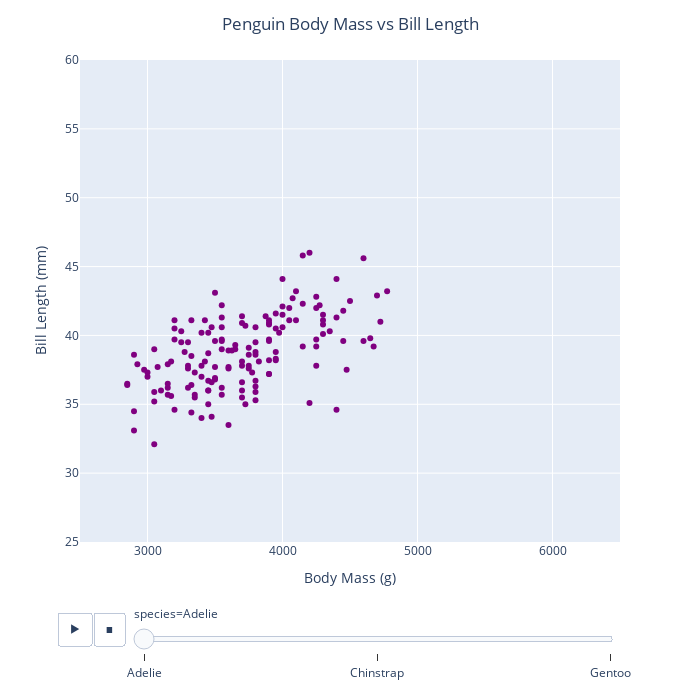

Notebook code for this chart:
### Code cell
from curses import COLOR_GREEN


fig = px.scatter(penguins, x = "body_mass_g", y = "bill_length_mm",
 animation_frame = 'species', #changed animation based on species
  range_x=[2500,6500], #change x axis range
range_y = [25,60],#change y axis range 
color_discrete_sequence=['purple']) #change color to purple
fig.update_layout(title={"text": "Penguin Body Mass vs Bill Length", "x": 0.5},
 xaxis_title=" Body Mass (g)", yaxis_title = "Bill Length (mm)")
fig.update_layout(autosize = False, #manually set size
 width=700, height = 700) #set width and height

fig.show()

### Figure 1 — Plotly figure (JSON) as saved in the notebook; plotly's stock layout.template omitted (floating-point values rounded to 4 significant figures; data arrays with more than 128 entries replaced by an {"elided": "..."} marker saying what was removed)
{"data": [{"hovertemplate": "species=Adelie<br>body_mass_g=%{x}<br>bill_length_mm=%{y}<extra></extra>", "legendgroup": "", "marker": {"color": "purple", "symbol": "circle"}, "mode": "markers", "name": "", "orientation": "v", "showlegend": false, "type": "scatter", "x": {"elided": "152 int values"}, "xaxis": "x", "y": {"elided": "152 float values"}, "yaxis": "y"}], "layout": {"autosize": false, "height": 700, "legend": {"tracegroupgap": 0}, "margin": {"t": 60}, "sliders": [{"active": 0, "currentvalue": {"prefix": "species="}, "len": 0.9, "pad": {"b": 10, "t": 60}, "steps": [{"args": [["Adelie"], {"frame": {"duration": 0, "redraw": false}, "fromcurrent": true, "mode": "immediate", "transition": {"duration": 0, "easing": "linear"}}], "label": "Adelie", "method": "animate"}, {"args": [["Chinstrap"], {"frame": {"duration": 0, "redraw": false}, "fromcurrent": true, "mode": "immediate", "transition": {"duration": 0, "easing": "linear"}}], "label": "Chinstrap", "method": "animate"}, {"args": [["Gentoo"], {"frame": {"duration": 0, "redraw": false}, "fromcurrent": true, "mode": "immediate", "transition": {"duration": 0, "easing": "linear"}}], "label": "Gentoo", "method": "animate"}], "x": 0.1, "xanchor": "left", "y": 0, "yanchor": "top"}], "title": {"text": "Penguin Body Mass vs Bill Length", "x": 0.5}, "updatemenus": [{"buttons": [{"args": [null, {"frame": {"duration": 500, "redraw": false}, "fromcurrent": true, "mode": "immediate", "transition": {"duration": 500, "easing": "linear"}}], "label": "&#9654;", "method": "animate"}, {"args": [[null], {"frame": {"duration": 0, "redraw": false}, "fromcurrent": true, "mode": "immediate", "transition": {"duration": 0, "easing": "linear"}}], "label": "&#9724;", "method": "animate"}], "direction": "left", "pad": {"r": 10, "t": 70}, "showactive": false, "type": "buttons", "x": 0.1, "xanchor": "right", "y": 0, "yanchor": "top"}], "width": 700, "xaxis": {"anchor": "y", "domain": [0, 1], "range": [2500, 6500], "title": {"text": " Body Mass (g)"}}, "yaxis": {"anchor": "x", "domain": [0, 1], "range": [25, 60], "title": {"text": "Bill Length (mm)"}}}}
